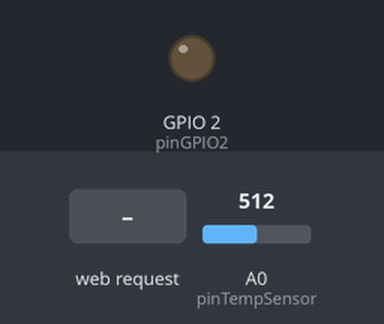
A sketch run on a simulated ESP8266 (NodeMCU). Parts: output pins drawn as LEDs (lit = HIGH). Inputs (shaded band) come from the test bench; at power-on: A0 (pinTempSensor) = 512. WiFi joins after 1.5 s; servers stay silent unless stated; what the sketch prints to the serial monitor is not drawn.

Above: at 2.7 s.
2.8 s: HTTP request GET /LED=OFF received
At 4.0 s:
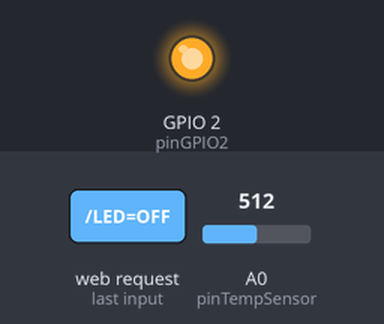
4.3 s: HTTP request GET /LED=DIM received
At 5.2 s:
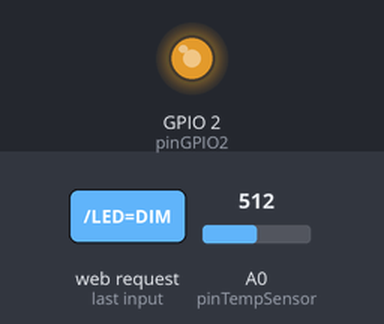
5.8 s: HTTP request GET /LED=OFF received
At 6.3 s:
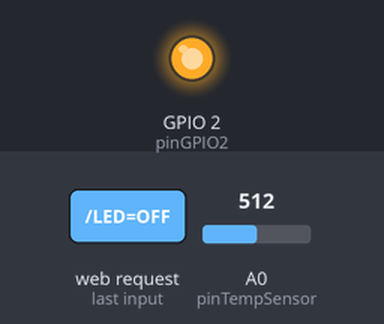
7.3 s: HTTP request GET /LED=ON received
At 8.7 s:
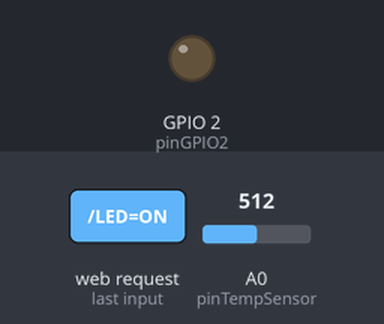
Timing chart, 0 to 9.8 s (numbered marks = the images above; inputs shaded):
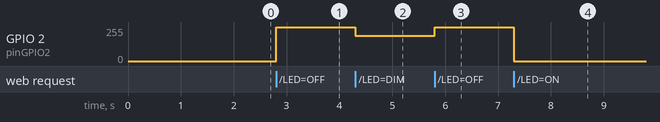

Measured:
- after the input at 2.8 s, GPIO 2 (pinGPIO2): 0/255 → 255/255 at once
- after the input at 4.3 s, GPIO 2 (pinGPIO2): 255/255 → 191/255 at once
- after the input at 5.8 s, GPIO 2 (pinGPIO2): 191/255 → 255/255 at once
- after the input at 7.3 s, GPIO 2 (pinGPIO2): 255/255 → 0/255 at once

The sketch:

wifi_esp8266.ino
```cpp
/*La partie http de ce code a été trouvée sur le site https://f-leb.developpez.com/tutoriels/arduino/esp8266/debuter/ */
#include <ESP8266WiFi.h>
#include <math.h>


/////////////////////////temperature sensing const and functions/////////////////////////////
const int B = 4275;               // B value of the thermistor
const int R0 = 100000;            // R0 = 100k
const int pinTempSensor = A0;     // Grove - Temperature Sensor connect to A0
float valTemp = 0.0;

float laTemp(){

    int a = analogRead(pinTempSensor);

    float R = 1023.0/a-1.0;
    R = R0*R;

    float temperature = 1.0/(log(R/R0)/B+1/298.15)-273.15; // convert to temperature via datasheet

  return temperature;
};


String codeVersion = "Version 1.0  Aug 2016 by TonesB";

// WiFi Router Login - change these to your router settings
const char* SSID = "Phoney McPhoneface";
const char* password = "laBlancheQuiquine09";

// Setup GPIO2
int pinGPIO2 = 2; //To control LED
int ledStatus = 0; //0=off,1=on,2=dimmed

// Create the ESP Web Server on port 80
WiFiServer WebServer(80);
// Web Client
WiFiClient client;

void setup() {
  Serial.begin(115200);
  delay(10);
  Serial.println();
  Serial.println();
  Serial.println(codeVersion);

  // Setup the GPIO2 LED Pin - this demo also uses PWM to dim the LED.
  pinMode(pinGPIO2, OUTPUT);
  digitalWrite(pinGPIO2, LOW);
  ledStatus = 0;

  // Connect to WiFi network
  Serial.println();
  WiFi.disconnect();
  WiFi.mode(WIFI_STA);
  Serial.print("Connecting to ");
  Serial.println(SSID);
  WiFi.begin(SSID, password);

  while (WiFi.status() != WL_CONNECTED) {
    delay(500);
    Serial.print(".");
  }
  Serial.println("");
  Serial.println("Connected to WiFi");

  // Start the Web Server
  WebServer.begin();
  Serial.println("Web Server started");

  // Print the IP address
  Serial.print("You can connect to the ESP8266 at this URL: ");
  Serial.print("http://");
  Serial.print(WiFi.localIP());
  Serial.println("/");
}

void loop() {
  // Check if a user has connected
  client = WebServer.available();
  if (!client) {//restart loop
    return;
  }

  // Wait until the user sends some data

  while (!client.available()) {
    delay(1);
  }

  // Read the first line of the request
  String request = client.readStringUntil('\r\n');
  Serial.println(request);
  client.flush();

  // Process the request:
  if (request.indexOf("/LED=ON") != -1) {
    analogWrite(pinGPIO2, 0);
    ledStatus = 0;
  }
  if (request.indexOf("/LED=OFF") != -1) {
    analogWrite(pinGPIO2, 1023);
    ledStatus = 1;
  }
  if (request.indexOf("/LED=DIM") != -1) {
    analogWrite(pinGPIO2, 768);
    ledStatus = 2;
  }

  // Return the response
  client.println("HTTP/1.1 200 OK");
  client.println("Content-Type: text/html; charset=UTF-8");
  client.println("");
  client.println("<!DOCTYPE HTML>");
  client.println("<html>");
  client.println("<head>");
  client.println("<title>ESP8266 Demo</title>");
  client.println("<meta http-equiv=\"refresh\" content=\"2\">"); //to refresh the page every 2 seconds
  client.println("</head>");
  client.println("<body>");
  client.println("<a href=\"/\">Refresh Status</a>");
  client.println("</br></br>");

  //check the LED status
  if (ledStatus == 1) {
    client.print("LED is Off</br>");
    client.println("Turn the LED <a href=\"/LED=ON\">ON</a></br>");
    client.println("Set LED to <a href=\"/LED=DIM\">DIM</a></br>");
  } else if (ledStatus == 0) {
    client.print("LED is On</br>");
    client.println("Turn the LED <a href=\"/LED=OFF\">OFF</a></br>");
    client.println("Set LED to <a href=\"/LED=DIM\">DIM</a></br>");
  } else if (ledStatus == 2) {
    client.print("LED is Dimmed</br>");
    client.println("Turn the LED <a href=\"/LED=OFF\">OFF</a></br>");
    client.println("Turn the LED <a href=\"/LED=ON\">ON</a></br>");
  }

  valTemp = laTemp();
  client.print("Température : ");
  client.print(valTemp);
  client.print("</br>");
  client.println("</body>");
  client.println("</html>");

  delay(1);

}
```

test.cpp
```cpp
#include <iostream>
using namespace std;

int main(){
cout << "coucou" << endl;
return 0;
}
```
